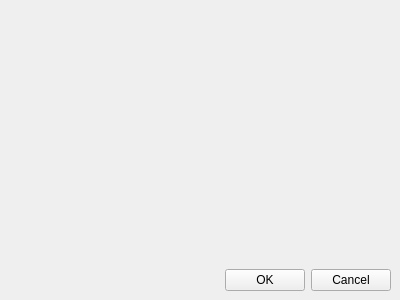
<?xml version="1.0" encoding="UTF-8"?>
<ui version="4.0">
 <class>StrategyOptionsDialog</class>
 <widget class="QWidget" name="StrategyOptionsDialog">
  <property name="geometry">
   <rect>
    <x>0</x>
    <y>0</y>
    <width>400</width>
    <height>300</height>
   </rect>
  </property>
  <property name="windowTitle">
   <string>Настройки</string>
  </property>
  <layout class="QVBoxLayout" name="verticalLayout_2">
   <property name="spacing">
    <number>2</number>
   </property>
   <property name="leftMargin">
    <number>0</number>
   </property>
   <property name="topMargin">
    <number>0</number>
   </property>
   <property name="rightMargin">
    <number>0</number>
   </property>
   <property name="bottomMargin">
    <number>0</number>
   </property>
   <item>
    <widget class="QWidget" name="optionsWidget" native="true">
     <property name="sizePolicy">
      <sizepolicy hsizetype="Preferred" vsizetype="Expanding">
       <horstretch>0</horstretch>
       <verstretch>0</verstretch>
      </sizepolicy>
     </property>
     <layout class="QVBoxLayout" name="verticalLayout">
      <property name="spacing">
       <number>0</number>
      </property>
      <property name="leftMargin">
       <number>0</number>
      </property>
      <property name="topMargin">
       <number>0</number>
      </property>
      <property name="rightMargin">
       <number>0</number>
      </property>
      <property name="bottomMargin">
       <number>0</number>
      </property>
      <item>
       <layout class="QVBoxLayout" name="optionsLayout"/>
      </item>
     </layout>
    </widget>
   </item>
   <item>
    <widget class="QWidget" name="buttonsPanel" native="true">
     <property name="sizePolicy">
      <sizepolicy hsizetype="Preferred" vsizetype="Minimum">
       <horstretch>0</horstretch>
       <verstretch>0</verstretch>
      </sizepolicy>
     </property>
     <layout class="QHBoxLayout" name="horizontalLayout">
      <item>
       <spacer name="horizontalSpacer">
        <property name="orientation">
         <enum>Qt::Orientation::Horizontal</enum>
        </property>
        <property name="sizeHint" stdset="0">
         <size>
          <width>207</width>
          <height>20</height>
         </size>
        </property>
       </spacer>
      </item>
      <item>
       <widget class="QPushButton" name="okButton">
        <property name="text">
         <string>OK</string>
        </property>
       </widget>
      </item>
      <item>
       <widget class="QPushButton" name="cancelButton">
        <property name="text">
         <string>Cancel</string>
        </property>
       </widget>
      </item>
     </layout>
    </widget>
   </item>
  </layout>
 </widget>
 <resources/>
 <connections>
  <connection>
   <sender>cancelButton</sender>
   <signal>clicked()</signal>
   <receiver>StrategyOptionsDialog</receiver>
   <slot>hide()</slot>
   <hints>
    <hint type="sourcelabel">
     <x>263</x>
     <y>276</y>
    </hint>
    <hint type="destinationlabel">
     <x>199</x>
     <y>149</y>
    </hint>
   </hints>
  </connection>
 </connections>
</ui>
